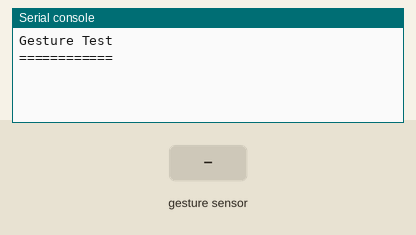
Recording of a program running on a simulated ESP32 board running MicroPython. Shown: the last lines printed to the serial console. The test bench sets the inputs (shaded band). Library files of the repository ran but are not shown: apds9960.py.

Above: at 1.2 s.
1.3 s: hand swiped up over the gesture sensor
At 2.4 s:
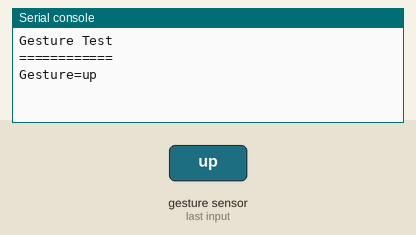
3.0 s: hand swiped down over the gesture sensor
At 4.3 s:
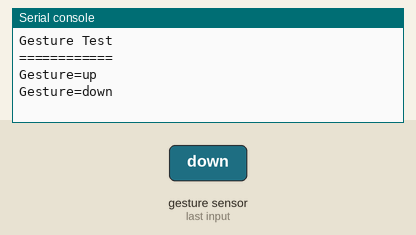
4.6 s: hand swiped left over the gesture sensor
At 5.7 s:
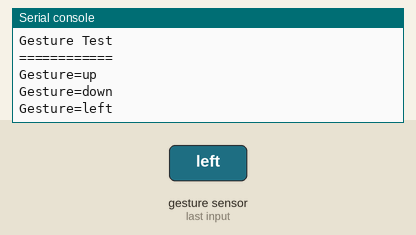
6.2 s: hand swiped right over the gesture sensor
At 6.8 s:
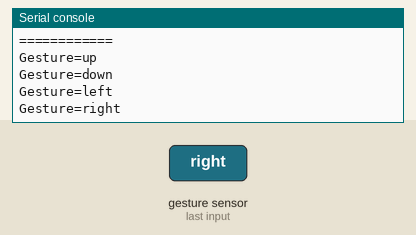

The program:

gesture.py
```python
from time import sleep

from machine import Pin, I2C
from lib.config import *

from lib.sensors.apds9960 import *
from lib.sensors.apds9960 import uAPDS9960 as APDS9960

bus = I2C(sda=Pin(DEFAULT_IOTKIT_I2C_SDA), scl=Pin(DEFAULT_IOTKIT_I2C_SCL))

apds = APDS9960(bus)

dirs = {
    APDS9960_DIR_NONE: "none",
    APDS9960_DIR_LEFT: "left",
    APDS9960_DIR_RIGHT: "right",
    APDS9960_DIR_UP: "up",
    APDS9960_DIR_DOWN: "down",
    APDS9960_DIR_NEAR: "near",
    APDS9960_DIR_FAR: "far",
}

apds.setProximityIntLowThreshold(50)

print("Gesture Test")
print("============")
apds.enableGestureSensor()

while True:
    sleep(0.5)
    if apds.isGestureAvailable():
        motion = apds.readGesture()
        print("Gesture={}".format(dirs.get(motion, "unknown")))
```

config.py
```python
### Default Pins esp32-devkitC-V4 bzw. Mapping auf IoTKitV3.1 small

DEFAULT_IOTKIT_LED1 = 5
DEFAULT_IOTKIT_BUZZER = 26
DEFAULT_IOTKIT_BUTTON1 = 0

# I2C Bus D15 und D14
DEFAULT_IOTKIT_I2C_SCL = 4
DEFAULT_IOTKIT_I2C_SDA = 2

# H-Bridge D2 - D7
DEFAULT_IOTKIT_MOTOR1_FWD	= 12
DEFAULT_IOTKIT_MOTOR1_PWM	= 13
DEFAULT_IOTKIT_MOTOR1_REV	= 14
DEFAULT_IOTKIT_MOTOR2_FWD	= 16
DEFAULT_IOTKIT_MOTOR2_PWM	= 15
DEFAULT_IOTKIT_MOTOR2_REW = 17

# SPI Bus D10 (SS), D11 - D13
DEFAULT_IOTKIT_SPI_SCLK = 23
DEFAULT_IOTKIT_SPI_MISO = 22
DEFAULT_IOTKIT_SPI_MOSI = 21
DEFAULT_IOTKIT_SPI_SS   = 27

# 4 x 3 Header D9 und D8
DEFAULT_IOTKIT_SERVO1 = 19
DEFAULT_IOTKIT_SERVO2 = 18

# Analog Pins, A2 bis A5
DEFAULT_IOTKIT_POTI = 32
DEFAULT_IOTKIT_HALL_SENSOR = 33
DEFAULT_IOTKIT_ADC_4 = 34
DEFAULT_IOTKIT_ADC_5 = 35

# UART
DEFAULT_IOTKIT_UART_TX = 1
DEFAULT_IOTKIT_UART_RX = 3
```

Measured:
- after the input at 1.3 s, the serial console: prints a new line after 0.27 s (image 1)
- after the input at 3.0 s, the serial console: prints a new line after 0.14 s (image 2)
- after the input at 4.6 s, the serial console: prints a new line after 0.10 s (image 3)
- after the input at 6.2 s, the serial console: prints a new line after 0.06 s (image 4)
